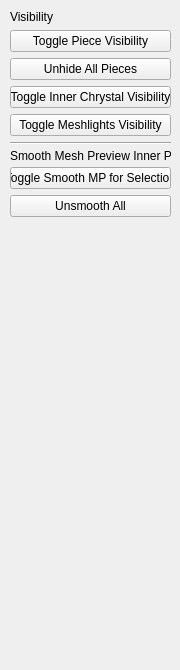
      <widget class="QWidget" name="tab_2">
       <attribute name="title">
        <string>Visibility</string>
       </attribute>
       <widget class="QWidget" name="verticalLayoutWidget_3">
        <property name="geometry">
         <rect>
          <x>10</x>
          <y>10</y>
          <width>161</width>
          <height>651</height>
         </rect>
        </property>
        <layout class="QVBoxLayout" name="verticalLayout_3">
         <item>
          <widget class="QLabel" name="lblVisibility">
           <property name="text">
            <string>Visibility</string>
           </property>
          </widget>
         </item>
         <item>
          <widget class="QPushButton" name="btnTogglePieceViz">
           <property name="text">
            <string>Toggle Piece Visibility</string>
           </property>
          </widget>
         </item>
         <item>
          <widget class="QPushButton" name="btnUnhideAllPieces">
           <property name="text">
            <string>Unhide All Pieces</string>
           </property>
          </widget>
         </item>
         <item>
          <widget class="QPushButton" name="btnToggleInnerChrystalViz">
           <property name="text">
            <string>Toggle Inner Chrystal Visibility</string>
           </property>
          </widget>
         </item>
         <item>
          <widget class="QPushButton" name="btnToggleMeshlightsViz">
           <property name="text">
            <string>Toggle Meshlights Visibility</string>
           </property>
          </widget>
         </item>
         <item>
          <widget class="Line" name="line_4">
           <property name="orientation">
            <enum>Qt::Horizontal</enum>
           </property>
          </widget>
         </item>
         <item>
          <widget class="QLabel" name="lblSmoothMeshPreview">
           <property name="minimumSize">
            <size>
             <width>180</width>
             <height>10</height>
            </size>
           </property>
           <property name="maximumSize">
            <size>
             <width>180</width>
             <height>10</height>
            </size>
           </property>
           <property name="text">
            <string>Smooth Mesh Preview Inner Parts</string>
           </property>
          </widget>
         </item>
         <item>
          <widget class="QPushButton" name="btnToggleSmoothMeshPreviewForSelected">
           <property name="text">
            <string>Toggle Smooth MP for Selection</string>
           </property>
          </widget>
         </item>
         <item>
          <widget class="QPushButton" name="btnUnsmoothAll">
           <property name="text">
            <string>Unsmooth All</string>
           </property>
          </widget>
         </item>
         <item>
          <spacer name="verticalSpacer_2">
           <property name="orientation">
            <enum>Qt::Vertical</enum>
           </property>
           <property name="sizeHint" stdset="0">
            <size>
             <width>20</width>
             <height>40</height>
            </size>
           </property>
          </spacer>
         </item>
        </layout>
       </widget>
      </widget>
